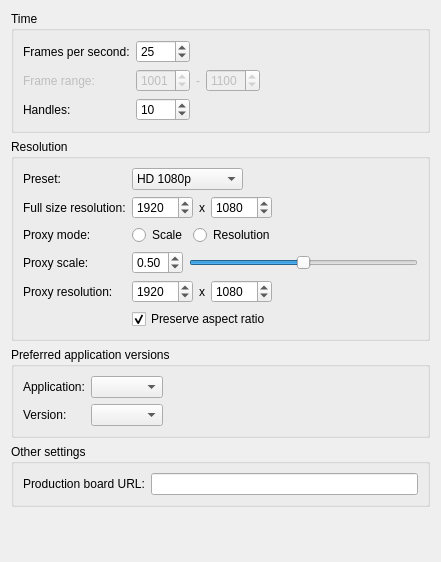
             <widget class="QWidget" name="jobProperties_scrollAreaWidgetContents">
              <property name="geometry">
               <rect>
                <x>0</x>
                <y>0</y>
                <width>441</width>
                <height>562</height>
               </rect>
              </property>
              <layout class="QVBoxLayout" name="verticalLayout_4">
               <item>
                <widget class="QGroupBox" name="time_groupBox">
                 <property name="sizePolicy">
                  <sizepolicy hsizetype="Preferred" vsizetype="Maximum">
                   <horstretch>0</horstretch>
                   <verstretch>0</verstretch>
                  </sizepolicy>
                 </property>
                 <property name="title">
                  <string>Time</string>
                 </property>
                 <layout class="QFormLayout" name="formLayout_4">
                  <property name="fieldGrowthPolicy">
                   <enum>QFormLayout::ExpandingFieldsGrow</enum>
                  </property>
                  <item row="0" column="0">
                   <widget class="QLabel" name="fps_label">
                    <property name="text">
                     <string>Frames per second:</string>
                    </property>
                   </widget>
                  </item>
                  <item row="0" column="1">
                   <widget class="QSpinBox" name="fps_spinBox">
                    <property name="minimum">
                     <number>1</number>
                    </property>
                    <property name="maximum">
                     <number>5000</number>
                    </property>
                    <property name="value">
                     <number>25</number>
                    </property>
                   </widget>
                  </item>
                  <item row="1" column="0">
                   <widget class="QLabel" name="range_label">
                    <property name="enabled">
                     <bool>false</bool>
                    </property>
                    <property name="text">
                     <string>Frame range:</string>
                    </property>
                   </widget>
                  </item>
                  <item row="1" column="1">
                   <layout class="QHBoxLayout" name="range_horizontalLayout">
                    <item>
                     <widget class="QSpinBox" name="in_spinBox">
                      <property name="enabled">
                       <bool>false</bool>
                      </property>
                      <property name="minimum">
                       <number>1</number>
                      </property>
                      <property name="maximum">
                       <number>9999</number>
                      </property>
                      <property name="value">
                       <number>1001</number>
                      </property>
                     </widget>
                    </item>
                    <item>
                     <widget class="QLabel" name="rangeSep_label">
                      <property name="enabled">
                       <bool>false</bool>
                      </property>
                      <property name="sizePolicy">
                       <sizepolicy hsizetype="Maximum" vsizetype="Preferred">
                        <horstretch>0</horstretch>
                        <verstretch>0</verstretch>
                       </sizepolicy>
                      </property>
                      <property name="text">
                       <string>-</string>
                      </property>
                     </widget>
                    </item>
                    <item>
                     <widget class="QSpinBox" name="out_spinBox">
                      <property name="enabled">
                       <bool>false</bool>
                      </property>
                      <property name="minimum">
                       <number>1</number>
                      </property>
                      <property name="maximum">
                       <number>9999</number>
                      </property>
                      <property name="value">
                       <number>1100</number>
                      </property>
                     </widget>
                    </item>
                   </layout>
                  </item>
                  <item row="2" column="0">
                   <widget class="QLabel" name="handles_label">
                    <property name="text">
                     <string>Handles:</string>
                    </property>
                   </widget>
                  </item>
                  <item row="2" column="1">
                   <widget class="QSpinBox" name="handles_spinBox">
                    <property name="maximum">
                     <number>9999</number>
                    </property>
                    <property name="value">
                     <number>10</number>
                    </property>
                   </widget>
                  </item>
                 </layout>
                </widget>
               </item>
               <item>
                <widget class="QGroupBox" name="res_groupBox">
                 <property name="sizePolicy">
                  <sizepolicy hsizetype="Preferred" vsizetype="Maximum">
                   <horstretch>0</horstretch>
                   <verstretch>0</verstretch>
                  </sizepolicy>
                 </property>
                 <property name="title">
                  <string>Resolution</string>
                 </property>
                 <layout class="QFormLayout" name="formLayout_6">
                  <property name="fieldGrowthPolicy">
                   <enum>QFormLayout::ExpandingFieldsGrow</enum>
                  </property>
                  <item row="1" column="0">
                   <widget class="QLabel" name="resPreset_label">
                    <property name="text">
                     <string>Preset:</string>
                    </property>
                   </widget>
                  </item>
                  <item row="2" column="0">
                   <widget class="QLabel" name="res_label">
                    <property name="text">
                     <string>Full size resolution:</string>
                    </property>
                   </widget>
                  </item>
                  <item row="2" column="1">
                   <layout class="QHBoxLayout" name="res_horizontalLayout">
                    <item>
                     <widget class="QSpinBox" name="resX_spinBox">
                      <property name="minimum">
                       <number>1</number>
                      </property>
                      <property name="maximum">
                       <number>99999</number>
                      </property>
                      <property name="value">
                       <number>1920</number>
                      </property>
                     </widget>
                    </item>
                    <item>
                     <widget class="QLabel" name="resSep_label">
                      <property name="sizePolicy">
                       <sizepolicy hsizetype="Maximum" vsizetype="Preferred">
                        <horstretch>0</horstretch>
                        <verstretch>0</verstretch>
                       </sizepolicy>
                      </property>
                      <property name="text">
                       <string>x</string>
                      </property>
                     </widget>
                    </item>
                    <item>
                     <widget class="QSpinBox" name="resY_spinBox">
                      <property name="minimum">
                       <number>1</number>
                      </property>
                      <property name="maximum">
                       <number>99999</number>
                      </property>
                      <property name="value">
                       <number>1080</number>
                      </property>
                     </widget>
                    </item>
                   </layout>
                  </item>
                  <item row="5" column="0">
                   <widget class="QLabel" name="label">
                    <property name="text">
                     <string>Proxy resolution:</string>
                    </property>
                   </widget>
                  </item>
                  <item row="1" column="1">
                   <widget class="QComboBox" name="resPreset_comboBox">
                    <item>
                     <property name="text">
                      <string>HD 1080p</string>
                     </property>
                    </item>
                    <item>
                     <property name="text">
                      <string>HD 720p</string>
                     </property>
                    </item>
                    <item>
                     <property name="text">
                      <string>PAL 576p 16:9</string>
                     </property>
                    </item>
                    <item>
                     <property name="text">
                      <string>PAL 576p 4:3</string>
                     </property>
                    </item>
                   </widget>
                  </item>
                  <item row="3" column="0">
                   <widget class="QLabel" name="label_2">
                    <property name="text">
                     <string>Proxy mode:</string>
                    </property>
                   </widget>
                  </item>
                  <item row="3" column="1">
                   <layout class="QHBoxLayout" name="horizontalLayout_2">
                    <item>
                     <widget class="QRadioButton" name="radioButton_2">
                      <property name="text">
                       <string>Scale</string>
                      </property>
                     </widget>
                    </item>
                    <item>
                     <widget class="QRadioButton" name="radioButton">
                      <property name="text">
                       <string>Resolution</string>
                      </property>
                     </widget>
                    </item>
                   </layout>
                  </item>
                  <item row="5" column="1">
                   <layout class="QHBoxLayout" name="res_horizontalLayout_3">
                    <item>
                     <widget class="QSpinBox" name="resX_spinBox_3">
                      <property name="minimum">
                       <number>1</number>
                      </property>
                      <property name="maximum">
                       <number>99999</number>
                      </property>
                      <property name="value">
                       <number>1920</number>
                      </property>
                     </widget>
                    </item>
                    <item>
                     <widget class="QLabel" name="resSep_label_3">
                      <property name="sizePolicy">
                       <sizepolicy hsizetype="Maximum" vsizetype="Preferred">
                        <horstretch>0</horstretch>
                        <verstretch>0</verstretch>
                       </sizepolicy>
                      </property>
                      <property name="text">
                       <string>x</string>
                      </property>
                     </widget>
                    </item>
                    <item>
                     <widget class="QSpinBox" name="resY_spinBox_3">
                      <property name="minimum">
                       <number>1</number>
                      </property>
                      <property name="maximum">
                       <number>99999</number>
                      </property>
                      <property name="value">
                       <number>1080</number>
                      </property>
                     </widget>
                    </item>
                   </layout>
                  </item>
                  <item row="4" column="0">
                   <widget class="QLabel" name="label_3">
                    <property name="text">
                     <string>Proxy scale:</string>
                    </property>
                   </widget>
                  </item>
                  <item row="4" column="1">
                   <layout class="QHBoxLayout" name="horizontalLayout_3">
                    <item>
                     <widget class="QDoubleSpinBox" name="doubleSpinBox">
                      <property name="maximum">
                       <double>1.000000000000000</double>
                      </property>
                      <property name="singleStep">
                       <double>0.010000000000000</double>
                      </property>
                      <property name="value">
                       <double>0.500000000000000</double>
                      </property>
                     </widget>
                    </item>
                    <item>
                     <widget class="QSlider" name="horizontalSlider">
                      <property name="maximum">
                       <number>100</number>
                      </property>
                      <property name="sliderPosition">
                       <number>50</number>
                      </property>
                      <property name="orientation">
                       <enum>Qt::Horizontal</enum>
                      </property>
                     </widget>
                    </item>
                   </layout>
                  </item>
                  <item row="6" column="1">
                   <widget class="QCheckBox" name="preserveAR_checkBox">
                    <property name="text">
                     <string>Preserve aspect ratio</string>
                    </property>
                    <property name="checked">
                     <bool>true</bool>
                    </property>
                   </widget>
                  </item>
                 </layout>
                </widget>
               </item>
               <item>
                <widget class="QGroupBox" name="appPaths_groupBox">
                 <property name="sizePolicy">
                  <sizepolicy hsizetype="Preferred" vsizetype="Maximum">
                   <horstretch>0</horstretch>
                   <verstretch>0</verstretch>
                  </sizepolicy>
                 </property>
                 <property name="title">
                  <string>Preferred application versions</string>
                 </property>
                 <layout class="QFormLayout" name="formLayout_3">
                  <property name="fieldGrowthPolicy">
                   <enum>QFormLayout::ExpandingFieldsGrow</enum>
                  </property>
                  <item row="0" column="0">
                   <widget class="QLabel" name="app_label">
                    <property name="text">
                     <string>Application:</string>
                    </property>
                   </widget>
                  </item>
                  <item row="0" column="1">
                   <widget class="QComboBox" name="app_comboBox"/>
                  </item>
                  <item row="1" column="0">
                   <widget class="QLabel" name="os_label">
                    <property name="text">
                     <string>Version:</string>
                    </property>
                   </widget>
                  </item>
                  <item row="1" column="1">
                   <widget class="QComboBox" name="os_comboBox"/>
                  </item>
                 </layout>
                </widget>
               </item>
               <item>
                <widget class="QGroupBox" name="other_groupBox">
                 <property name="sizePolicy">
                  <sizepolicy hsizetype="Preferred" vsizetype="Maximum">
                   <horstretch>0</horstretch>
                   <verstretch>0</verstretch>
                  </sizepolicy>
                 </property>
                 <property name="title">
                  <string>Other settings</string>
                 </property>
                 <layout class="QFormLayout" name="formLayout_7">
                  <property name="fieldGrowthPolicy">
                   <enum>QFormLayout::ExpandingFieldsGrow</enum>
                  </property>
                  <item row="0" column="0">
                   <widget class="QLabel" name="board_label">
                    <property name="text">
                     <string>Production board URL:</string>
                    </property>
                   </widget>
                  </item>
                  <item row="0" column="1">
                   <widget class="QLineEdit" name="board_lineEdit"/>
                  </item>
                 </layout>
                </widget>
               </item>
               <item>
                <spacer name="verticalSpacer_4">
                 <property name="orientation">
                  <enum>Qt::Vertical</enum>
                 </property>
                 <property name="sizeHint" stdset="0">
                  <size>
                   <width>20</width>
                   <height>40</height>
                  </size>
                 </property>
                </spacer>
               </item>
              </layout>
             </widget>
